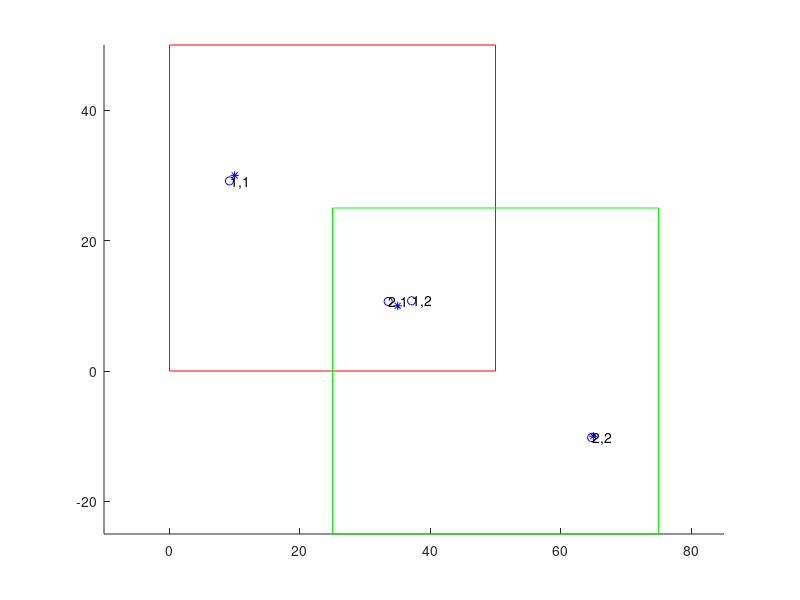

Recreate this plot in MATLAB. (Note: this script raises an error after producing the figure.)
clc
clear
close all

%% Create two areas with intersection
% At this small program, the ground truths are fixed
% Assume there are 2 FOVs, half intersection
figure(1)
hold on 
axis equal
rectangle('Position',[0 0 50 50],'EdgeColor','r');
rectangle('Position',[25 -25 50 50],'EdgeColor','g');

%% Create some ground truth
% hard coded now
ground_truth{1} = struct('mean', [10;30],'covariance', 1*eye(2)); % in zone 1
ground_truth{2} = struct('mean', [35;10],'covariance', 1*eye(2)); % in zone intersection
ground_truth{3} = struct('mean', [65;-10],'covariance', 1*eye(2)); % in zone 2

for i = 1:length(ground_truth)
    plot(ground_truth{i}.mean(1), ground_truth{i}.mean(2),'b*')
end

%%  Create detections depending on the FOV
detection{1} = struct('source', 1, 'existance', 0.8, 'mean', mvnrnd(ground_truth{1}.mean,ground_truth{1}.covariance)', 'cov', randi(10)*[2,0;0,1]);
detection{2} = struct('source', 1, 'existance', 0.8, 'mean', mvnrnd(ground_truth{2}.mean,ground_truth{2}.covariance)', 'cov', randi(10)*[2,0;0,1]);
detection{3} = struct('source', 2, 'existance', 0.8, 'mean', mvnrnd(ground_truth{2}.mean,ground_truth{2}.covariance)', 'cov', randi(10)*[2,0;0,1]);
detection{4} = struct('source', 2, 'existance', 0.8, 'mean', mvnrnd(ground_truth{3}.mean,ground_truth{1}.covariance)', 'cov', randi(10)*[2,0;0,1]);

%% put detections from same sensor together
sensor_detection = {};
% warning: this makes the lopps j times, maybe takes longer time
for j = 1:2 % the sensor's idx
    sensorj_detection = {};
    for i = 1:size(detection,2) % detection idx
        if(detection{i}.source) == j % if this detection comes from this sensor
            sensorj_detection{end+1} = detection{i};
        end    
    end
    sensor_detection{end+1} = sensorj_detection;
end

%% plot the detections with the label
for i = 1: length(sensor_detection)
    for j = 1: length(sensor_detection{i})
        plot(sensor_detection{i}{j}.mean(1), sensor_detection{i}{j}.mean(2), 'ob');
        text(sensor_detection{i}{j}.mean(1)+0.1, sensor_detection{i}{j}.mean(2)-0.1, [num2str(i),',',num2str(j)])
    end
end

%% try to do matching
r = [1,2];
w = [0.5, 0.5];

i = 1;
for j = 2: length(r)
    % find KLD cost matrix
    cost_matrix = zeros(size(sensor_detection{i},2), size(sensor_detection{j},2));
    for m =1:size(sensor_detection{i},2)
        for n =1:size(sensor_detection{j},2)
            score1 = KLD(sensor_detection{i}{m}.mean, sensor_detection{j}{n}.mean, sensor_detection{i}{m}.cov, sensor_detection{j}{n}.cov);
            score2 = KLD(sensor_detection{j}{n}.mean, sensor_detection{i}{m}.mean, sensor_detection{j}{n}.cov, sensor_detection{i}{m}.cov);
            cost_matrix(m, n) = 0.5*(score1+score2);
        end
    end
    % cost matrix get here
    cost_matrix
    [assignment,unassignedSensori,unassignedSensorj] = assignDetectionsToTracks(cost_matrix, 10)
end

%% gather the detections by objects
object_detection = cell(1,size(assignment,1)+length(unassignedSensori)+length(unassignedSensorj));
object_detection{1} = {sensor_detection{1}{1}};
object_detection{2} = {sensor_detection{1}{2},sensor_detection{2}{1}};
object_detection{3} = {sensor_detection{2}{2}};

%% Fusion
% simple fusion
for i = 1:length(object_detection)
    object_fusion{i} = struct('mean',[],'cov',[]);
end

for i = 1:length(object_detection) % iter object
    sum_winvP = 0;
    sum_winvPm = 0;
    for j = 1:length(object_detection{i}) % iter sensor detection
        sum_winvP = sum_winvP + w(object_detection{i}{j}.source)*inv(object_detection{i}{j}.cov);
        sum_winvPm = sum_winvPm + w(object_detection{i}{j}.source)*inv(object_detection{i}{j}.cov)*object_detection{i}{j}.mean;
    end

    object_fusion{i}.cov = inv(sum_winvP);
    object_fusion{i}.mean = object_fusion{i}.cov*sum_winvPm;
end

%% Draw
for i = 1:length(object_detection)
     xy = sigmaEllipse2D(object_fusion{i}.mean, object_fusion{i}.cov);
     plot(xy(1,:), xy(2,:), 'r--')
end

%% help functions
function score = KLD(m1,m2,cov1,cov2)
    score = 0.5*( (m2-m1)'*inv(cov2)*(m2-m1) + trace(inv(cov2)*cov1)...
        - log(det(cov1)/det(cov2)) - 2 );
end